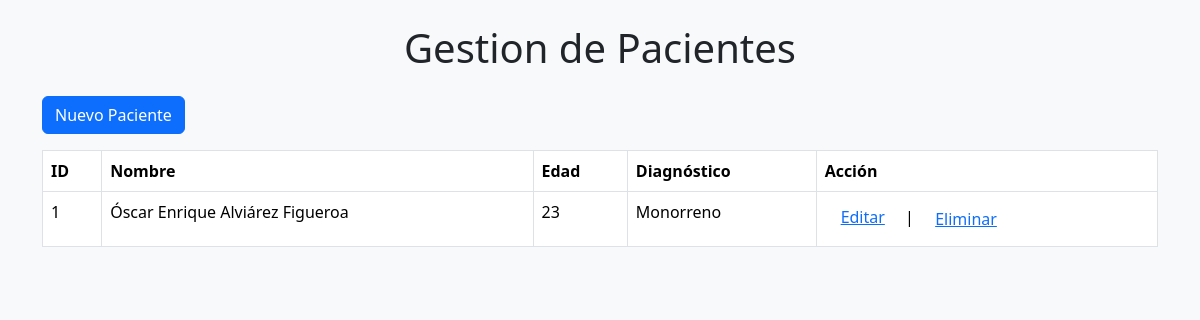
The page / on the database its author committed.
### tables this page shows
CREATE TABLE Pacientes (
            id INTEGER PRIMARY KEY AUTOINCREMENT,
            nombre TEXT NOT NULL,
            edad INTEGER NOT NULL,
            diagnostico TEXT NOT NULL
        );

### app.py (the view)
@app.route('/')
def index():
    pacientes = db.obtener_pacientes()
    return render_template('index.html', pacientes=pacientes)

### db.py (called while the page is built)
def obtener_pacientes():
    conn = sqlite3.connect('data.db') # Conectamos a la base de datos
    cursor = conn.cursor() # Creamos un cursor para ejecutar comandos SQL
    cursor.execute('SELECT * FROM Pacientes')
    pacientes = cursor.fetchall() # Obtenemos todos los resultados
    conn.close() # Cerramos la conexión a la base de datos
    return pacientes # Retornamos la lista de pacientes

### templates/index.html (shortened to what this page needs)
{% extends "base.html" %}
{% block content %}
    <a href="{{url_for('nuevo_paciente')}}" class="btn btn-primary mb-3">Nuevo Paciente</a>
    <table class="table table-bordered">
        <thead>
            <tr>
                <th>ID</th>
                <th>Nombre</th>
                <th>Edad</th>
                <th>Diagnóstico</th>
                <th>Acción</th>
            </tr>
        </thead>
        <tbody>
            {% for paciente in pacientes %}
                <tr>
                    <td>{{ paciente[0] }}</td>
                    <td>{{ paciente[1] }}</td>
                    <td>{{ paciente[2] }}</td>
                    <td>{{ paciente[3] }}</td>
                    <td>
                        <a href="{{ url_for('editar_paciente', id=paciente[0]) }}" class="m-3">Editar</a>&nbsp;|&nbsp;
                        <form action="{{ url_for('eliminar_paciente', id=paciente[0]) }}" method="post" style="display:inline;"
                            onsubmit="return confirm('¿Estás seguro de que deseas eliminar este paciente?');">
                            <button type="submit" class="btn btn-link">Eliminar</button>
                        </form>
                    </td>
                </tr>
            {% endfor %}
        </tbody>
    </table>
{% endblock %}

### templates/base.html (shortened to what this page needs)
<!DOCTYPE html>
<html lang="es">
<head>
     <link href="https://cdn.jsdelivr.net/npm/bootstrap@5.3.5/dist/css/bootstrap.min.css" rel="stylesheet">
</head>
<body class= "bg-light">
    <div class="container mt-4">
        <h1 class="mb-4 text-center">Gestion de Pacientes</h1>
        {% block content %}
        {% endblock %}
    </div>
</body>
</html>

### rows shown on the page
Pacientes: id "1", nombre "Óscar Enrique Alviárez Figueroa", edad "23", diagnostico "Monorreno"
